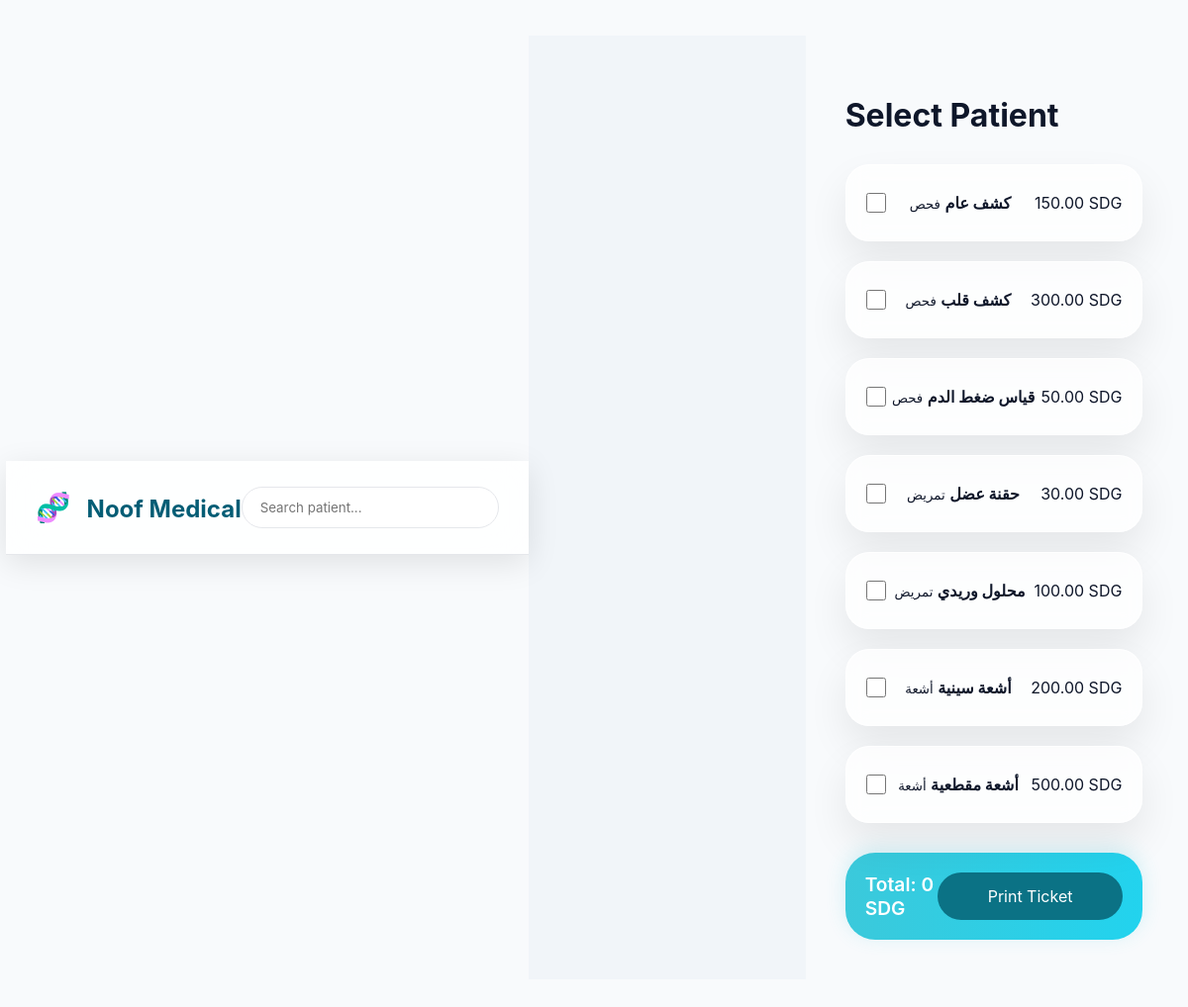
Page /pages/dashboard.php on the committed database.
### tables this page shows
CREATE TABLE services (
    id INT AUTO_INCREMENT PRIMARY KEY,
    name VARCHAR(100) NOT NULL,
    price DECIMAL(10, 2) NOT NULL,
    type ENUM('فحص', 'تمريض', 'أشعة', 'تحليل', 'أخرى') NOT NULL,
    is_active BOOLEAN DEFAULT TRUE,
    created_at TIMESTAMP DEFAULT CURRENT_TIMESTAMP
);

### pages/dashboard.php (the view, shortened to what this page needs)
<?php
require "../config/db.php";
$services = $conn->query("SELECT * FROM services")->fetchAll();
?>
<!DOCTYPE html>
<html lang="ar">
<head>
<link rel="stylesheet" href="../assets/css/style.css">
</head>
<body>
<header class="top-glass">
  <div class="brand">
    <span>🧬</span>
    <strong>Noof Medical</strong>
  </div>
  <input id="q" onkeyup="filterPatients()" placeholder="Search patient..." />
</header>
<div class="app-shell">
<aside class="rail">
</aside>
<main class="workspace">
<h1 id="pname">Select Patient</h1>
<form action="print_services.php" method="POST">
<section class="services-modern">
<?php foreach($services as $s): ?>
<label class="service-glass">
<input type="checkbox"
class="srv"
name="services[]"
value="<?= $s['id'] ?>"
data-p="<?= $s['price'] ?>"
onchange="totalCalc()">
<div>
<strong><?= $s['name'] ?></strong>
<small><?= $s['type'] ?></small>
</div>
<span><?= $s['price'] ?> SDG</span>
</label>
<?php endforeach; ?>
</section>
<div class="footer-bar">
<div class="sum">Total: <span id="sum">0 SDG</span></div>
<button class="print-modern">Print Ticket</button>
</div>
</form>
</main>
</div>
</body>
</html>

### assets/css/style.css (style rules this page uses)
body { font-family: 'Segoe UI'; background: linear-gradient(135deg,#0dcaf0,#5ee7df); display:flex; justify-content:center; align-items:center; height:100vh; }
input,select { width:100%; padding:10px; margin:8px 0; border-radius:10px; border:1px solid #ccc; }
button { background:#0dcaf0; color:white; border:none; padding:12px; width:100%; border-radius:12px; font-size:16px; cursor:pointer; }
* { box-sizing:border-box;font-family:Inter,Segoe UI }
body { margin:0; background:#F8FAFC; color:#0F172A; }
.top-glass { display:flex; justify-content:space-between; align-items:center; padding:18px 30px; background:rgba(255,255,255,.85); backdrop-filter:blur(20px); border-bottom:1px solid #e5e7eb; box-shadow: 0 8px 32px rgba(0, 0, 0, 0.1); }
.brand { font-size: 1.5rem; font-weight: 600; color: #045d75; }
.brand span { font-size: 1.8rem; margin-right: 10px; }
.top-glass input { padding:12px 18px; border-radius:30px; border:1px solid #e5e7eb; width:260px; }
.app-shell { display:grid; grid-template-columns:280px 1fr; height:calc(100vh - 72px); }
.rail { padding:20px; overflow:auto; background:#f1f5f9; }
.workspace { padding:40px; overflow:auto; animation: fadeIn 0.5s ease; }
.services-modern { display:grid; grid-template-columns:repeat(auto-fill,minmax(220px,1fr)); gap:20px; margin-top:30px; }
.service-glass { display:flex; justify-content:space-between; align-items:center; padding:20px; border-radius:24px; background:rgba(255,255,255,.75); backdrop-filter:blur(10px); box-shadow:0 20px 40px rgba(0,0,0,.08); cursor:pointer; transition: all 0.3s ease; border: 1px solid rgba(255, 255, 255, 0.8); }
.service-glass input { accent-color:#3BC9DB; width: 20px; height: 20px; cursor: pointer; }
.footer-bar { display:flex; justify-content:space-between; align-items:center; margin-top:30px; padding:20px; border-radius:30px; background:linear-gradient(90deg,#3BC9DB,#22D3EE); color:white; box-shadow: 0 -4px 20px rgba(59, 201, 219, 0.2); }
.sum { font-size: 1.2rem; font-weight: 600; }
.print-modern { padding:14px 30px; border:none; border-radius:30px; background:#0B7285; color:white; font-size:16px; cursor:pointer; transition: all 0.3s ease; }

### rows in the picture
services: name "كشف عام", type "فحص", price "150.00"
services: name "كشف قلب", type "فحص", price "300.00"
services: name "قياس ضغط الدم", type "فحص", price "50.00"
services: name "حقنة عضل", type "تمريض", price "30.00"
services: name "محلول وريدي", type "تمريض", price "100.00"
services: name "أشعة سينية", type "أشعة", price "200.00"
services: name "أشعة مقطعية", type "أشعة", price "500.00"
